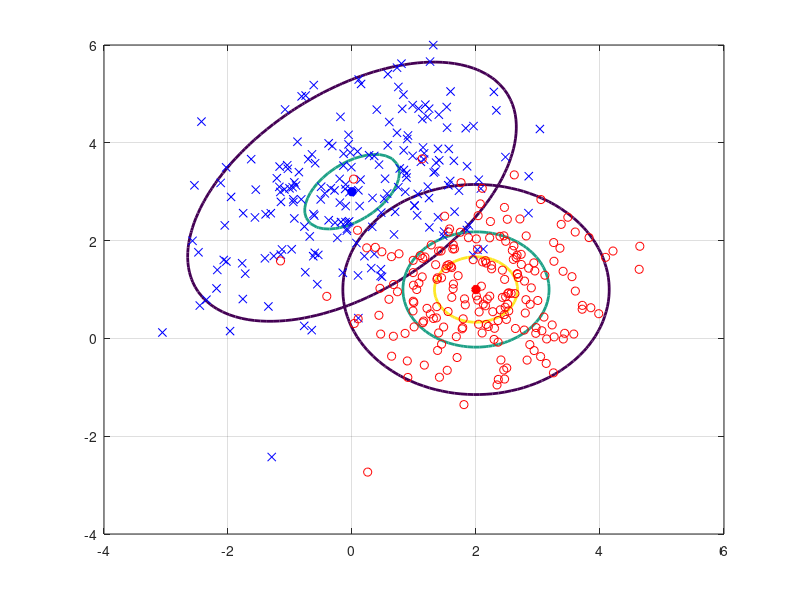

Reproduce this figure in MATLAB. (Note: this script raises an error after producing the figure.)
numGrid = 100;
m1 = [0 3]';
m2 = [2 1]';
C1 = [2 1 ; 1 2];
C2 = [1 0; 0 1];
xRange = linspace(-4, 6.0, numGrid);
yRange = linspace(-4, 6.0, numGrid);
P1 = zeros(numGrid, numGrid);
P2 = P1;
for i=1:numGrid
    for j=1:numGrid
        x = [yRange(j) xRange(i)]';
        P1(i,j) = mvnpdf(x',m1',C1);
        P2(i,j) = mvnpdf(x',m2',C2);
    end
end
Pmax = max(max([P1 P2]));
figure(1), clf,
contour(xRange, yRange, P1, [0.1*Pmax 0.5*Pmax 0.8*Pmax], 'LineWidth', 2);
hold on
plot(m1(1),m1(2), 'b*', 'LineWidth', 4);
hold on
contour(xRange, yRange, P2, [0.1*Pmax 0.5*Pmax 0.8*Pmax], 'LineWidth', 2);
hold on
plot(m2(1),m2(2), 'r*', 'LineWidth', 4);
hold on
N=200;
X1 = mvnrnd(m1,C1,N);
X2 = mvnrnd(m2,C2,N);
plot(X1(:,1),X1(:,2),'bx',X2(:,1),X2(:,2),'ro');
grid on

a=(C1)^-1 - (C2)^-1;
w= 2*(m1'*((C1)^-1) - m2'*((C2)^-1));
b = m1'*inv(C1)*m1-m2'*inv(C2)*m2 + log(det(C1)/det(C2))/log(exp(1));

syms x y
f= [x y]*a*[x;y]-w*[x;y]+b;
ezplot(f)
delete(get(gca,'title'));
hold on;